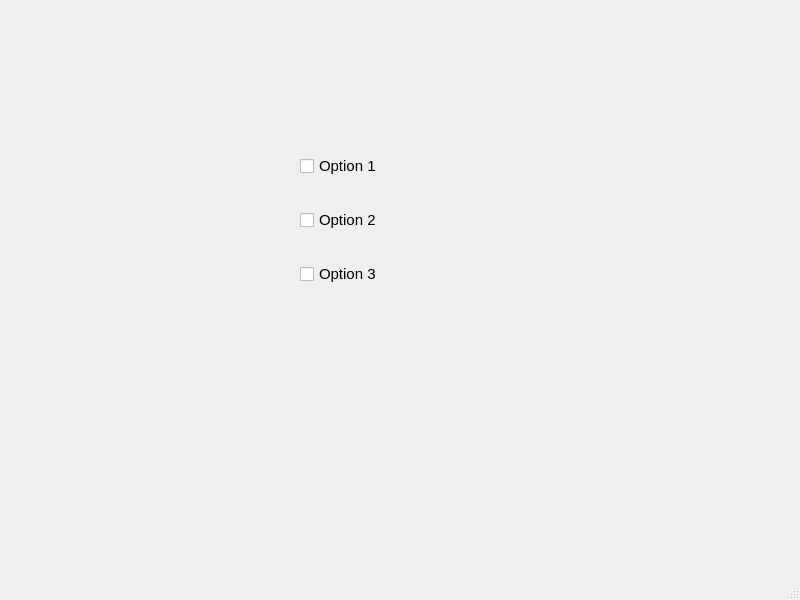
<?xml version="1.0" encoding="UTF-8"?>
<ui version="4.0">
 <class>MainWindow</class>
 <widget class="QMainWindow" name="MainWindow">
  <property name="geometry">
   <rect>
    <x>0</x>
    <y>0</y>
    <width>800</width>
    <height>600</height>
   </rect>
  </property>
  <property name="windowTitle">
   <string>chkbx</string>
  </property>
  <widget class="QWidget" name="centralwidget">
   <widget class="QWidget" name="">
    <property name="geometry">
     <rect>
      <x>300</x>
      <y>130</y>
      <width>181</width>
      <height>181</height>
     </rect>
    </property>
    <layout class="QVBoxLayout" name="verticalLayout">
     <item>
      <widget class="QCheckBox" name="chkbx_1">
       <property name="font">
        <font>
         <pointsize>11</pointsize>
        </font>
       </property>
       <property name="text">
        <string>Option 1</string>
       </property>
      </widget>
     </item>
     <item>
      <widget class="QCheckBox" name="chkbx_2">
       <property name="font">
        <font>
         <pointsize>11</pointsize>
        </font>
       </property>
       <property name="text">
        <string>Option 2</string>
       </property>
      </widget>
     </item>
     <item>
      <widget class="QCheckBox" name="chkbx_3">
       <property name="font">
        <font>
         <pointsize>11</pointsize>
        </font>
       </property>
       <property name="text">
        <string>Option 3</string>
       </property>
      </widget>
     </item>
    </layout>
   </widget>
  </widget>
  <widget class="QMenuBar" name="menubar">
   <property name="geometry">
    <rect>
     <x>0</x>
     <y>0</y>
     <width>800</width>
     <height>21</height>
    </rect>
   </property>
  </widget>
  <widget class="QStatusBar" name="statusbar"/>
 </widget>
 <resources/>
 <connections/>
</ui>
